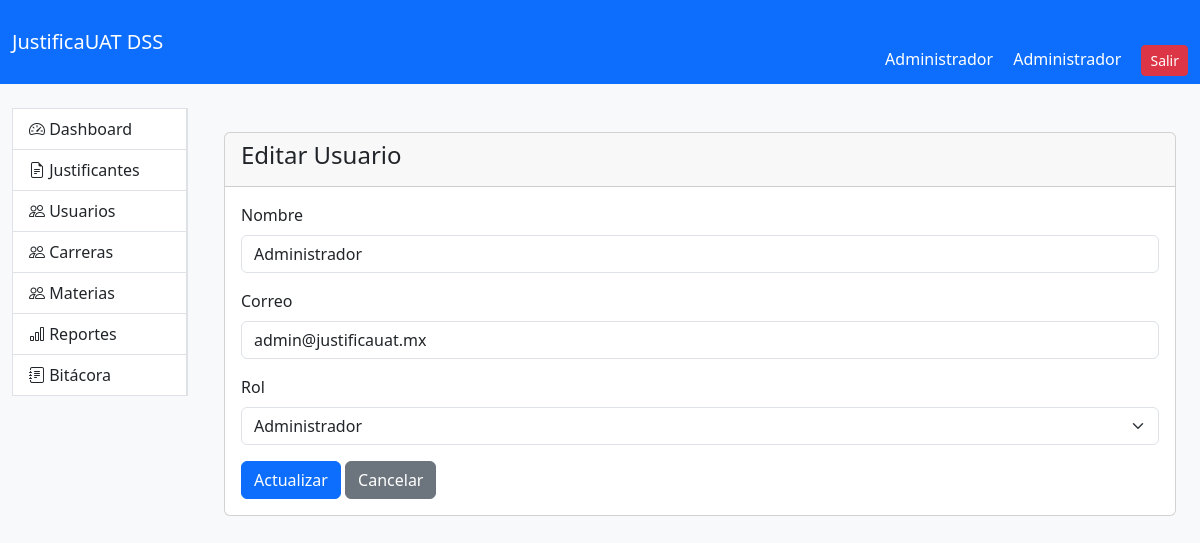
Screenshot of /public/index.php?page=usuarios_edit&id=2 (signed in) with the database file from the repository.
### tables this page shows
CREATE TABLE `usuarios` (
  `id` int(11) NOT NULL AUTO_INCREMENT,
  `nombre` varchar(150) NOT NULL,
  `apellido_paterno` varchar(100) DEFAULT NULL,
  `apellido_materno` varchar(100) DEFAULT NULL,
  `correo` varchar(150) NOT NULL,
  `password` varchar(255) NOT NULL,
  `rol_id` int(11) NOT NULL,
  `activo` tinyint(1) DEFAULT 1,
  `ultimo_acceso` datetime DEFAULT NULL,
  `created_at` timestamp NOT NULL DEFAULT current_timestamp(),
  `updated_at` timestamp NOT NULL DEFAULT current_timestamp() ON UPDATE current_timestamp(),
  PRIMARY KEY (`id`),
  UNIQUE KEY `correo` (`correo`),
  KEY `fk_usuario_rol` (`rol_id`),
  CONSTRAINT `fk_usuario_rol` FOREIGN KEY (`rol_id`) REFERENCES `roles` (`id`)
);

### app/Controllers/UsuarioController.php (called while the page is built, shortened)
<?php
require_once __DIR__.'/../Models/Usuario.php';
class UsuarioController
{
    public function editar()
    {
        $id = $_GET['id'];
        $usuario = Usuario::obtenerPorId($id);
        require_once __DIR__ . '/../Views/usuarios/edit.php';
    }
}

### app/Models/Usuario.php (called while the page is built, shortened)
<?php
class Usuario
{
    public static function obtenerPorId($id)
    {
        $db = Database::connect();
        $sql = "SELECT
        u.*,
        r.nombre AS rol
        FROM usuarios u
        INNER JOIN roles r
        ON u.rol_id = r.id
        WHERE u.id = ?";
        $stmt = $db->prepare($sql);
        $stmt->execute([$id]);
        return $stmt->fetch(PDO::FETCH_ASSOC);
    }
}
?>

### app/Views/usuarios/edit.php (the view, shortened to what this page needs)
<?php include '../app/Views/layouts/header.php'; ?>
<?php include '../app/Views/layouts/navbar.php'; ?>
<div class="container-fluid mt-4">
    <div class="row">
        <div class="col-md-2">
        <?php include '../app/Views/layouts/sidebar.php'; ?>
        </div>
        <div class="col-md-10 p-4">
            <div class="card">
                <div class="card-header">
                    <h4>Editar Usuario</h4>
                </div>
                <div class="card-body">
                    <form method="POST">
                        <div class="mb-3">
                            <label class="form-label">
                                Nombre
                            </label>
                            <input
                                type="text"
                                name="nombre"
                                value="<?= $usuario['nombre']; ?>"
                                class="form-control"
                                required>
                        </div>
                        <div class="mb-3">
                            <label class="form-label">
                                Correo
                            </label>
                            <input
                                type="email"
                                name="correo"
                                value="<?= $usuario['correo']; ?>"
                                class="form-control"
                                required>
                        </div>
                        <div class="mb-3">
                            <label class="form-label">
                                Rol
                            </label>
                            <select
    name="rol_id"
    class="form-select">
    <option
        value="1"
        <?= ($usuario['rol_id'] == 1) ? 'selected' : ''; ?>>
        Administrador
    </option>
</select>
                        </div>
                        <button
                            type="submit"
                            class="btn btn-primary">
                            Actualizar
                        </button>
                        <a
                            href="index.php?page=usuarios"
                            class="btn btn-secondary">
                            Cancelar
                        </a>
                    </form>
                </div>
            </div>
        </div>
    </div>
</div>
<?php include '../app/Views/layouts/footer.php'; ?>

### public/assets/css/style.css (style rules this page uses)
body { background:#f8f9fa; }

### rows the page displays
usuarios: nombre "Administrador", correo "admin@justificauat.mx", rol_id "Administrador"

### other values shown
$_SESSION['nombre'] "Administrador"
$_SESSION['rol'] "Administrador"
